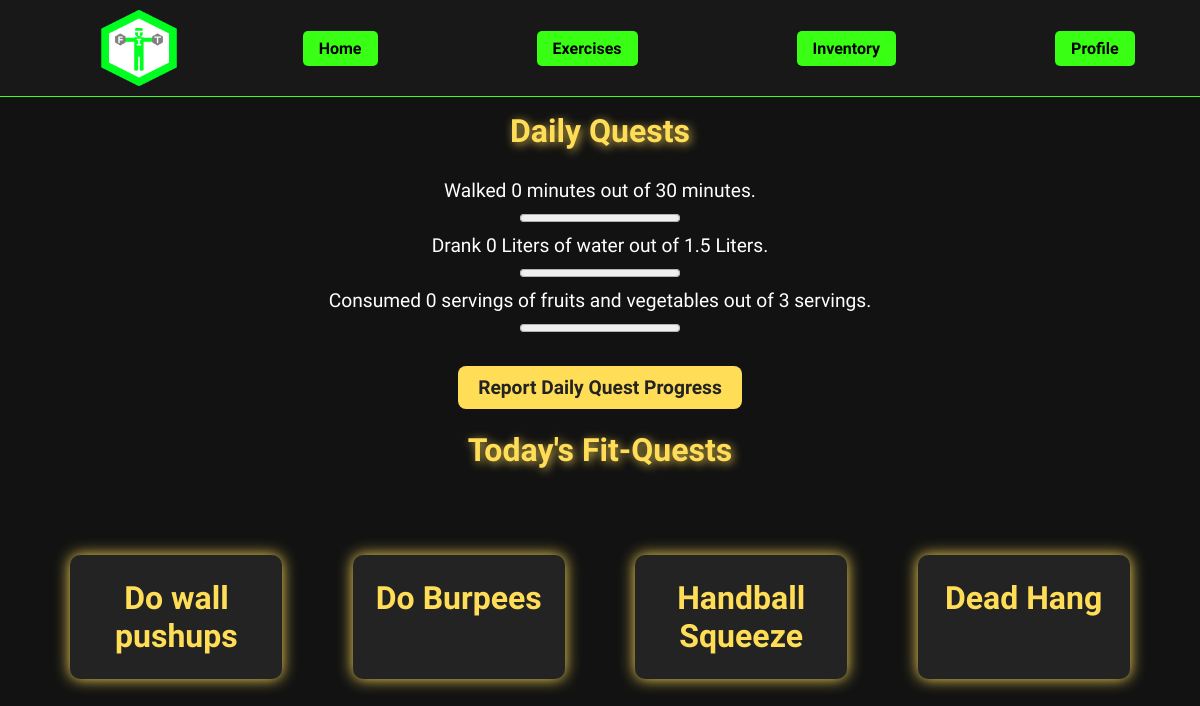
/fitness/fitquests/ (signed in), run on the app's committed database.
### fitness/models.py (models this page shows, shortened)
class Task(models.Model):
    DIFFICULTIES = (('Noob', 'Noob'), ('Easy', 'Easy'), ('Medium', 'Medium'), ('Hard', 'Hard'), ('Expert', 'Expert'))
    name = models.CharField(max_length=255)
    sets = models.IntegerField()
    difficulty_score = models.CharField(max_length=31, choices=DIFFICULTIES, default='Medium')
    num_per_set = models.IntegerField()
    end_date = models.DateTimeField(null=True)
    user = models.ForeignKey(FitCrawlerUser, on_delete=models.CASCADE)
    exercise = models.ForeignKey(Exercise, on_delete=models.CASCADE)

### fitness/views.py (the view)
# urls.py: path('fitquests/', views.view_current_tasks, name='view_current_tasks'),
@login_required
def view_current_tasks(request):
    if request.user.user_type == 'FitGuildOfficer':
        return redirect('fitness:home')
    else:
        with connection.cursor() as cursor:
            cursor.execute("""
                SELECT id, name
                FROM fitness_task
                WHERE user_id = %s
                    AND STRFTIME('%%Y%%m%%d', %s) < STRFTIME('%%Y%%m%%d', end_date)
                    AND id NOT IN
                    (SELECT task_id FROM fitness_tasklog
                    WHERE user_id = %s AND DATE(time_completed) = DATE(%s))
                """,
                [request.user.id, datetime.datetime.now(), request.user.id, datetime.datetime.now()]
            )
            task_rows = cursor.fetchall()
            cursor.execute("""
                SELECT minutes_walked, water_drank_L, fruit_veggie_servings
                FROM fitness_dailylog
                WHERE user_id = %s AND DATE(time_completed) = DATE(%s)
                """,
                [request.user.id, datetime.datetime.now()]
            )
            daily_row = cursor.fetchone()
        if daily_row:
            template_args = {'task_rows': task_rows, 'walk_goal': DAILY_WALK, 'water_goal': DAILY_WATER, 'fruit_veg_goal': DAILY_FRUIT_VEG, 'mins_walk': daily_row[0], 'water': daily_row[1], 'fruit_veg': daily_row[2]}
        else:
            template_args = {'task_rows': task_rows, 'walk_goal': DAILY_WALK, 'water_goal': DAILY_WATER, 'fruit_veg_goal': DAILY_FRUIT_VEG, 'mins_walk': 0, 'water': 0, 'fruit_veg': 0}
        return render(request, 'fitness/view_current_tasks.html', template_args)

### fitness/templates/fitness/view_current_tasks.html (shortened to what this page needs)
{% extends 'fitness/header.html' %}
{% load static %}
{% block content%}
<link rel="stylesheet" type="text/css" href="{% static 'fitness/view_current_tasks.css' %}">
    <h1>Daily Quests</h1>
    <p>Walked {{mins_walk}} minutes out of {{walk_goal}} minutes.</p>
    <progress value="{{mins_walk}}" max="{{walk_goal}}"></progress>
    <p>Drank {{water}} Liters of water out of {{water_goal}} Liters.</p>
    <progress value="{{water}}" max="{{water_goal}}"></progress>
    <p>Consumed {{fruit_veg}} servings of fruits and vegetables out of {{fruit_veg_goal}} servings.</p>
    <progress value="{{fruit_veg}}" max="{{fruit_veg_goal}}"></progress>
    <p class="report_progress">
        <a href="{% url 'fitness:complete_daily' %}">
        Report Daily Quest Progress
        </a>
    </p>
    <h1>Today's Fit-Quests<h1>
    {% if task_rows %}
        <ul>
        {% for task_id, task_name in task_rows %}
            <li>
                <a href="{% url 'fitness:task_details' task_pk=task_id %}">
                {{task_name}}
                </a>
            </li>
        {% endfor %}
        </ul>
    {% else %}
        <h3>All Fit-Quests Complete</h3>
    {% endif %}
{% endblock %}

### fitness/static/fitness/header.css (style rules this page uses)
body { background-color: #282828; color: white; font-family: "Rajdhani", sans-serif; margin: 0; }

### fitness/static/fitness/view_current_tasks.css (style rules this page uses)
body { font-family: 'Rajdhani', sans-serif; background-color: #121212; color: white; margin: 0; padding: 0; display: flex; flex-direction: column; align-items: center; text-align: center; min-height: 100vh; }
h1 { font-size: 2rem; color: #ffdd57; text-shadow: 2px 2px 10px rgba(255, 221, 87, 0.8); margin-top: 1.5rem; }
p { font-size: 1.2rem; margin: 0.5rem 0; }
a { text-decoration: none; color: #ffdd57; font-weight: bold; transition: color 0.3s ease; }
.report_progress { margin-top: 5vh; }
.report_progress a { background-color: #ffdd57; color: #232323; font-size: 1.2rem; font-weight: bold; padding: 10px 20px; border: none; border-radius: 8px; cursor: pointer; transition: background-color 0.3s, transform 0.2s; }
ul { list-style: none; padding: 0; display: flex; flex-direction: row; justify-content: space-evenly; width: 100vw; }
li { display: flex; background-color: #232323; padding: 1rem; border-radius: 10px; margin: 0.5rem 0; width: 15vw; transition: background-color 0.3s ease; box-shadow: 0px 0px 15px #ffdd57; }
li a { width: 15vw; padding: 0.5rem 0; color: #ffdd57; text-shadow: none; }

### data on the page
Task: name "Do wall pushups"
Task: name "Do Burpees"
Task: name "Handball Squeeze"
Task: name "Dead Hang"

### other printed values
{{ mins_walk }} "0"
{{ walk_goal }} "30"
{{ water }} "0"
{{ water_goal }} "1.5"
{{ fruit_veg }} "0"
{{ fruit_veg_goal }} "3"
